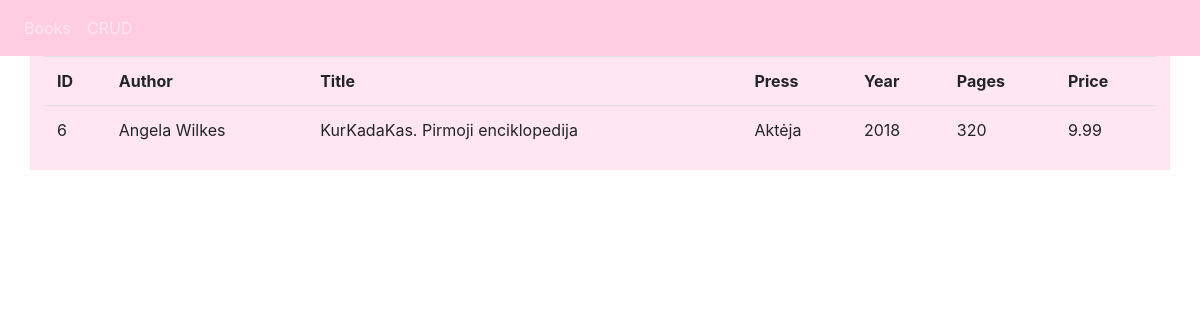
The app's page /about/6 with its own data.
### app.py (models this page shows, shortened)
class Book(db.Model):
    __searchable__ = ['author_name', 'title']
    id = db.Column(db.Integer, primary_key=True)
    author_name = db.Column(db.String(50), unique=False, nullable=False)
    title = db.Column(db.String(50), unique=False, nullable=False)
    press = db.Column(db.String(50), unique=False, nullable=False)
    year = db.Column(db.Integer, unique=False, nullable=False)
    pages = db.Column(db.Integer, unique=False, nullable=False)
    price = db.Column(db.Float, unique=False, nullable=False)

### app.py (the view)
@app.route('/about/<string:id_data>', methods=['GET'])
def about(id_data):
    data = Book.query.filter_by(id=id_data)
    return render_template('about.html', Book=data)

### templates/about.html (shortened to what this page needs)
{% include "header.html" %}
<!DOCTYPE html>
<html>
<head>
    <link rel="stylesheet" href="https://stackpath.bootstrapcdn.com/bootstrap/4.3.1/css/bootstrap.min.css">
</head>
<body>
	{% block body %}
	    <div class="container">
				<div class="row">
					<div class="col md-12">
						<table class="table table=striped">
							<tr>
								<th>ID</th>
								<th>Author</th>
								<th>Title</th>
								<th>Press</th>
								<th>Year</th>
								<th>Pages</th>
								<th>Price</th>
							</tr>
								{% for book in Book %}
				                <tr>
				                    <td>{{book.id}}</td>
				                    <td>{{book.author_name}}</td>
				                    <td>{{book.title}}</td>
				                    <td>{{book.press}}</td>
				                    <td>{{book.year}}</td>
				                    <td>{{book.pages}}</td>
				                    <td>{{book.price}}</td>
								</tr>
						{% endfor  %}
					</table>
				</div>
			</div>
		</div>
	{% endblock %}
</body>
</html>

### templates/header.html (style rules this page uses)
.container { background-color: #ffe6f0; }

### records on screen
Book: id "6", author_name "Angela Wilkes", title "KurKadaKas. Pirmoji enciklopedija", press "Aktėja", year "2018", pages "320", price "9.99"
